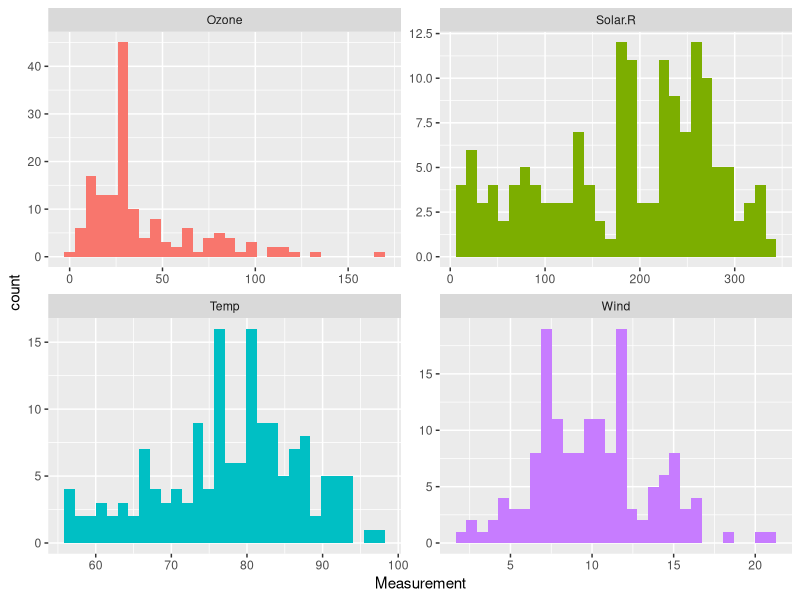
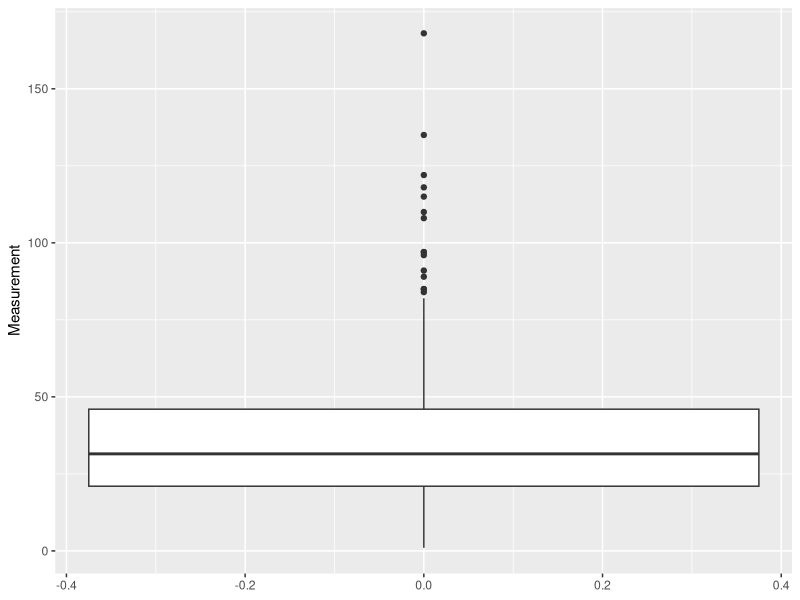
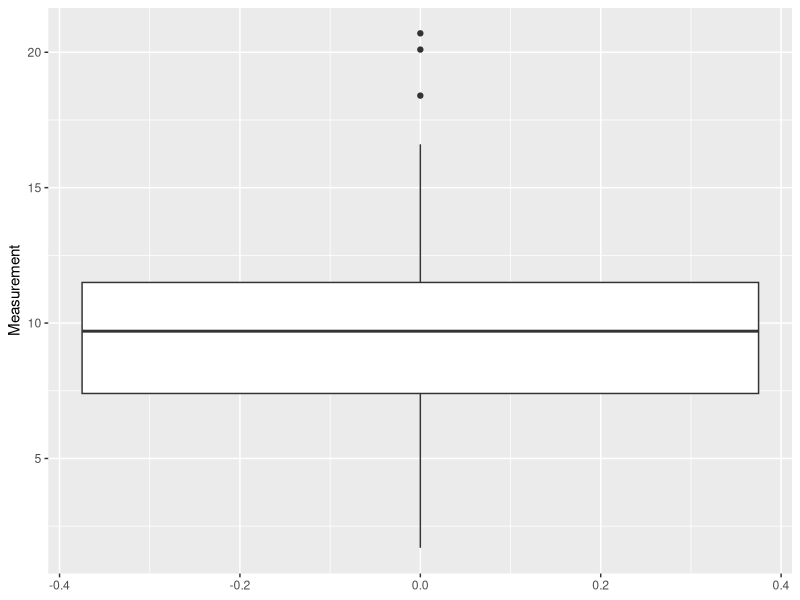
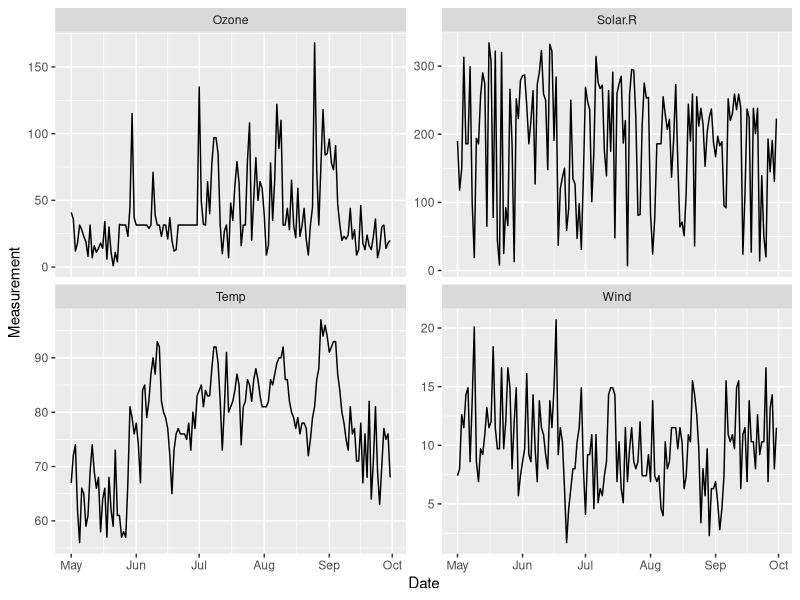
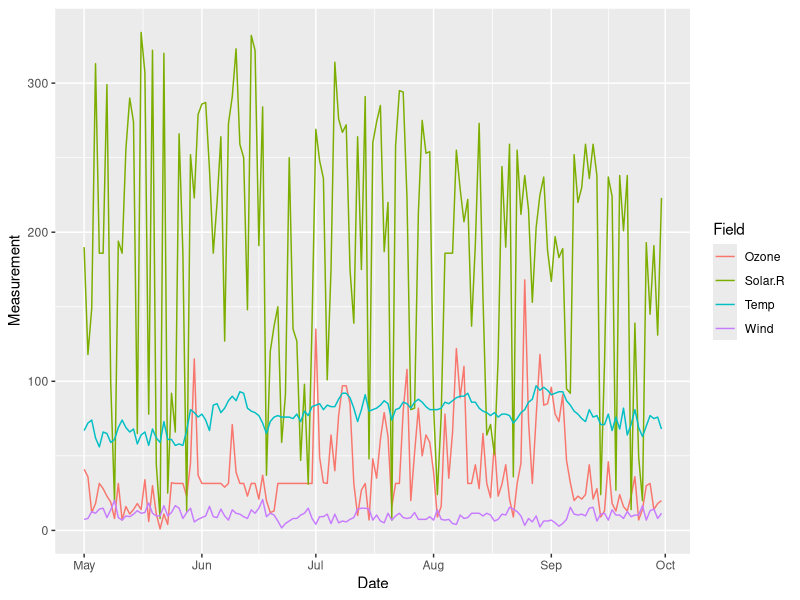
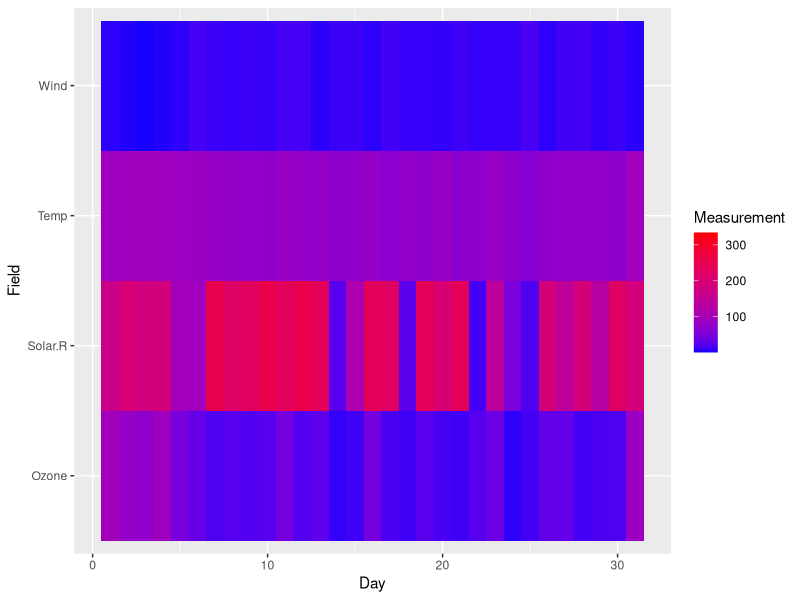
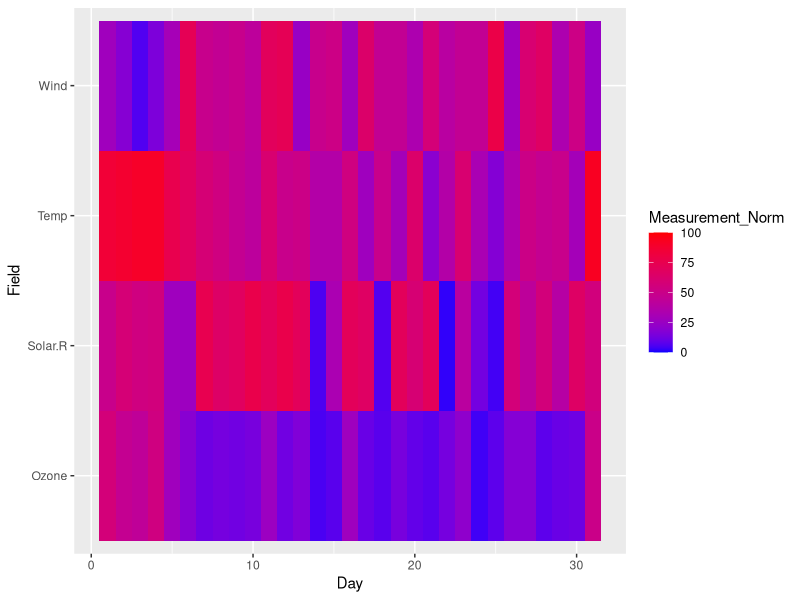
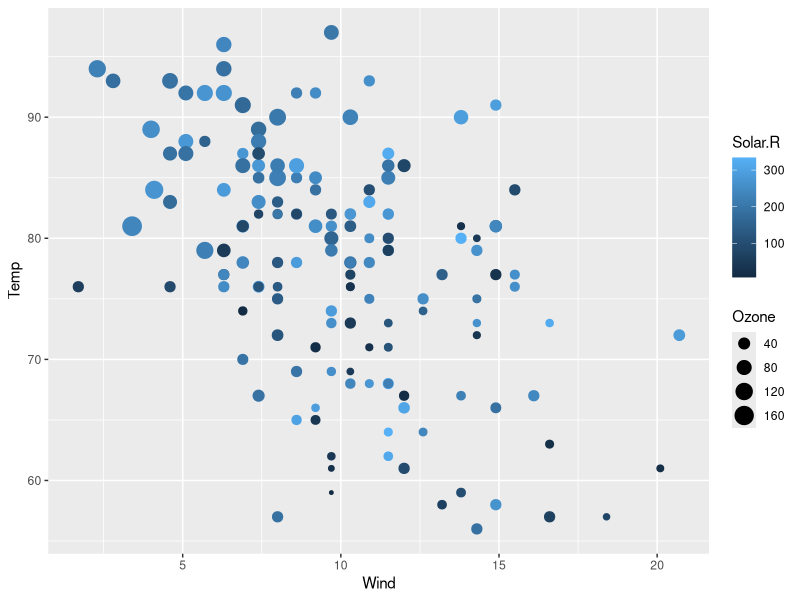

The R source for these figures, in order:
## ---- chunk 1
knitr::opts_chunk$set(echo = TRUE)
## ---- chunk 2
#Load the packages that will be used in this exercise. 
require(ggplot2)
require(dplyr)
require(tidyr)
require(scales)

#Step 1: Loading the air quality data.
air <- airquality

#Let's check the data. The dataset has 153 rows and 6 columns.
dim(air)
str(air)
head(air)

#Step 2: Cleaning the data.
#There are NAs in the data. How many are there in total?
summary(air)

#The Ozone column has 37 NAs (24%), while the Solar.R column has 7 NAs (4%)
#Because the Ozone column presents two outliers, median replacement seems to be preferred. However, the Solar.R column will use mean replacement, since the data is more evenly spread and does not present outliers.
air$Ozone[is.na(air$Ozone)] <- median(air$Ozone, na.rm = T)
air$Solar.R[is.na(air$Solar.R)] <- mean(air$Solar.R, na.rm = T)

#Making sure that there are no NAs in the dataset.
summary(air)

#To make the dataset easier to work with in the following steps, I'll adopt Hadley Wickham's TidyR principle.
air_gathered <- gather(air, key = Field, value = Measurement, c(-Month, -Day)) 

#Step 3: Understand the data distribution.
#Create the following visualizations:
#3.1 - Histograms for each variable.
ggplot(air_gathered, aes(Measurement, fill = Field)) + 
  geom_histogram() + 
  facet_wrap(~Field, ncol = 2, scales = c('free')) +
  theme(legend.position = 'hide')

#3.2 - Boxplot for Ozone.
ggplot(air_gathered %>% filter(Field == 'Ozone'), aes(y = Measurement, group = 1)) +
  geom_boxplot()

#3.2 - Boxplot for Wind.
ggplot(air_gathered %>% filter(Field == 'Wind'), aes(y = Measurement, group = 1)) +
  geom_boxplot()

#Explore how the data changes over time. 
#The data is from 1973, so a year column needs to be added and then concatenated with Month and Day to create a time series.
air_gathered$Year <- 1973
air_gathered$Date <- as.Date(paste0(air_gathered$Year, '-', air_gathered$Month, '-', air_gathered$Day))

#We'll keep only the Date, Day, Field, and Measurement columns.
air_gathered <- air_gathered %>% select(Date, Day, Field, Measurement)

#Now to do some time series analysis.
#First we'll check each field individually...
ggplot(air_gathered, aes(x = Date, y = Measurement)) + 
  geom_line() + 
  facet_wrap(~Field, scales = 'free_y') #by using scales = 'free_y', each Measurement has it's own defined y-axis while maintaining the same Date scale on the x-axis.

#...Now let's check all measurements together.
ggplot(air_gathered, aes(x = Date, y = Measurement, color = Field)) + 
  geom_line()

#Step 4: Look at the data via a heatmap.
#We'll create a heat map to show how the data varies by day.
ggplot(air_gathered, aes(x = Day, y = Field, fill = Measurement, group = Field)) + geom_tile() + scale_fill_gradient(low = 'blue', high = 'red')

#The problem is that the fields are not on the same scale, so we can't see real change across the different fields.
#So let's normalize all the measurements on a 0 to 100 scale.
air_gathered <- air_gathered %>% group_by(Field, Day) %>%
  mutate(Avg_Measurement = mean(Measurement)) %>% 
  ungroup() %>% group_by(Field) %>%
  mutate(Measurement_Norm = rescale(Measurement, to = c(0, 100)))

ggplot(air_gathered, aes(x = Day, y = Field, fill = Measurement_Norm, group = Field)) + geom_tile() + scale_fill_gradient(low = 'blue', high = 'red')

#We can now see more clearly how Temperature, Wind, and Solar.R affect Ozone.

#Step 5: Create a scatter plot. 
#We'll create a scatter plot with Wind on the x-axis, Temperature on the y-axis, dot size representing Ozone, and dot color representing Solar.R. 
#Because of this, we will revert to using the air dataset rather than air_gathered.
ggplot(air, aes(Wind, Temp)) + geom_point(aes(size = Ozone, color = Solar.R))

#Step 6: Final analysis.
#1. Do you see any patterns after exploring the data?
#   Yes, from the last plot, we can see that Wind and Temperature are inversely correlated and, as Temperature rises and Wind decreases, Ozone and Solar.R increase as well, though these two also tend to decrease as Wind increases, regardless of Temperature.

#2. What was the most useful visualization?
#   The most useful one was the heatmap which was the first to indicate that there was a relationship between all measurements. However, the scatter plot was the one to truly show the relationship between the four variables. 

